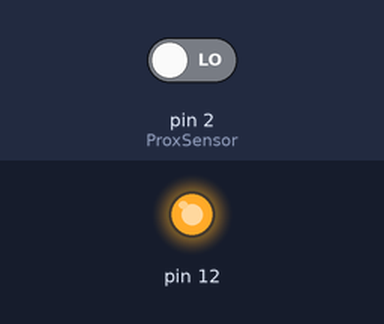
This sketch was run on a simulated Arduino Uno, built with avr-gcc and run on an emulated ATmega328P. Shown: output pins drawn as LEDs (lit = HIGH). The inputs (shaded band) are chosen by the test bench; at power-on: pin 2 (ProxSensor) LOW.

Above: at 1.2 s.
1.3 s: pin 2 (ProxSensor) driven HIGH
At 2.5 s:
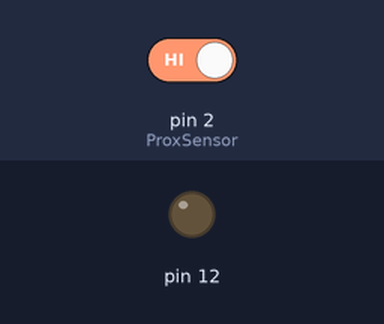
2.8 s: pin 2 (ProxSensor) driven LOW
At 3.8 s:
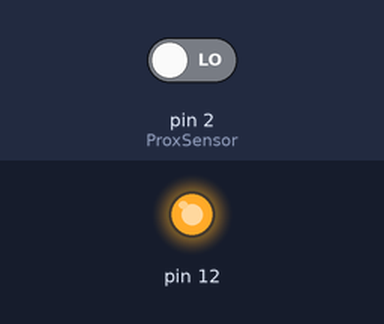
Timing chart, 0 to 5.8 s (numbered marks = the images above; inputs shaded):
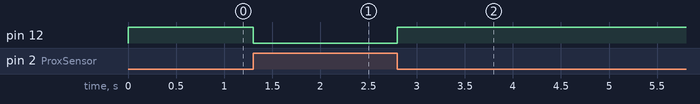

The sketch:

ir-sensor.ino
```cpp
const int ProxSensor=2;

void setup() {
  // initialize the digital pin as an output.
  // Pin 13 has an LED connected on most Arduino boards:
  pinMode(12, OUTPUT);
  //Pin 2 is connected to the output of proximity sensor
  pinMode(ProxSensor,INPUT);
}

void loop() {
  if(digitalRead(ProxSensor)==HIGH)      //Check the sensor output
  {
    digitalWrite(12, LOW);   // set the LED on
  }
  else
  {
    digitalWrite(12, HIGH);    // set the LED off
  }
  delay(100);              // wait for a second
}
```

Measured:
- after the input at 1.3 s, pin 12: HIGH → LOW at once
- after the input at 2.8 s, pin 12: LOW → HIGH at once
